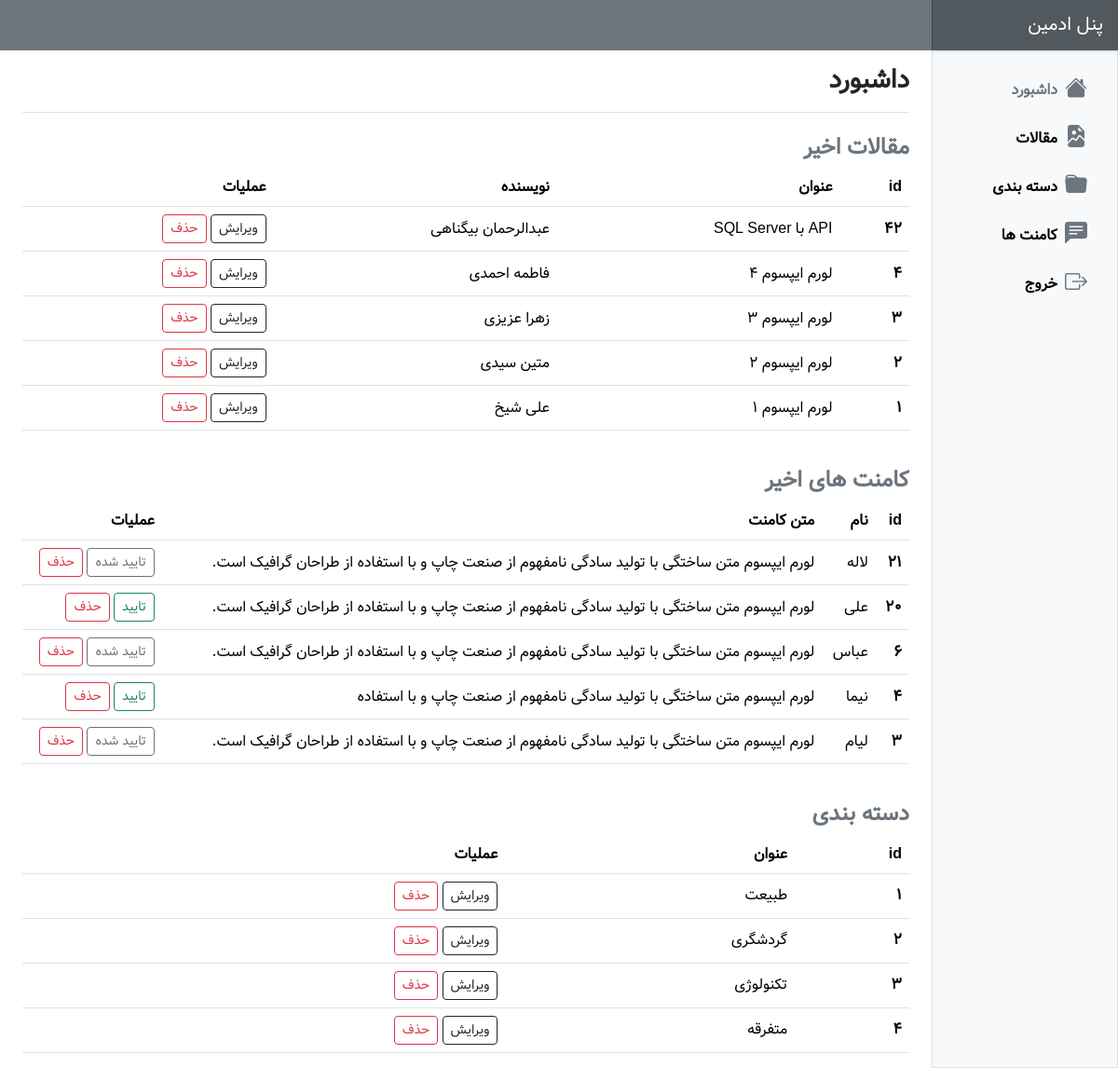
Page /panel-admin/index.php (signed in) on the committed database.
### tables this page shows
CREATE TABLE `posts` (
  `id` int(11) NOT NULL,
  `title` varchar(255) NOT NULL,
  `body` text NOT NULL,
  `category_id` int(11) NOT NULL,
  `author` varchar(255) NOT NULL,
  `image` varchar(255) NOT NULL
);

CREATE TABLE `comments` (
  `id` int(11) NOT NULL,
  `name` varchar(255) NOT NULL,
  `comment` varchar(255) NOT NULL,
  `post_id` int(11) NOT NULL,
  `status` tinyint(1) NOT NULL DEFAULT 0
);

CREATE TABLE `categories` (
  `id` int(11) NOT NULL,
  `title` varchar(255) NOT NULL
);

### panel-admin/index.php (the view, shortened to what this page needs)
<?php include "./include/layout/header.php";?>
<?php
$posts = $db->query("SELECT * FROM posts ORDER BY id DESC LIMIT 5");
$comments = $db->query("SELECT * FROM comments ORDER BY id DESC LIMIT 5");
$categories = $db->query("SELECT * FROM categories ");
?>
<div class="container-fluid">
    <div class="row">
        <?php
        include "./include/layout/sidebar.php";
        ?>
        <main class="col-md-9 ms-sm-auto col-lg-10 px-md-4">
            <div
                class="d-flex justify-content-between flex-wrap flex-md-nowrap align-items-center pt-3 pb-2 mb-3 border-bottom">
                <h1 class="fs-3 fw-bold">داشبورد</h1>
            </div>
            <div class="mt-4">
                <h4 class="text-secondary fw-bold">مقالات اخیر</h4>
                <?php if ($posts->rowCount() > 0): ?>
                    <div class="table-responsive small">
                        <table class="table table-hover align-middle">
                            <thead>
                                <tr>
                                    <th>id</th>
                                    <th>عنوان</th>
                                    <th>نویسنده</th>
                                    <th>عملیات</th>
                                </tr>
                            </thead>
                            <?php foreach ($posts as $post): ?>
                                <tbody>
                                    <tr>
                                        <th><?= $post['id'] ?></th>
                                        <td> <?= $post['title'] ?> </td>
                                        <td> <?= $post['author'] ?> </td>
                                        <td>
                                            <a href="./pages/posts/edit.php?id=<?= $post['id'] ?>" class="btn btn-sm btn-outline-dark">ویرایش</a>
                                            <a href="index.php?entity=post&action=delete&id=<?= $post['id'] ?>" class="btn btn-sm btn-outline-danger">حذف</a>
                                        </td>
                                    </tr>
                                </tbody>
                            <?php endforeach ?>
                        </table>
                    </div>
                <?php else : ?>
                    <div class="alert alert-danger"> مقاله ای یافت نشد. !!! </div>
                <?php endif ?>
            </div>
            <div class="mt-4">
                <h4 class="text-secondary fw-bold">کامنت های اخیر</h4>
                <?php if ($comments->rowCount() > 0): ?>
                    <div class="table-responsive small">
                        <table class="table table-hover align-middle">
                            <thead>
                                <tr>
                                    <th>id</th>
                                    <th>نام</th>
                                    <th>متن کامنت</th>
                                    <th>عملیات</th>
                                </tr>
                            </thead>
                            <?php foreach ($comments as $comment): ?>
                                <tbody>
                                    <tr>
                                        <th> <?= $comment['id'] ?> </th>
                                        <td> <?= $comment['name'] ?> </td>
                                        <td> <?= $comment['comment'] ?> </td>
                                        <td>
                                            <?php if(!$comment['status']):?>
                                                <a href="index.php?entity=comment&action=approve&id=<?= $comment['id'] ?>" class="btn btn-sm btn-outline-success">تایید </a>
                                            <?php else:?>
                                                <a href="#" class="btn btn-sm btn-outline-dark disabled">تایید شده</a>
                                            <?php endif?>
                                            <a href="index.php?entity=comment&action=delete&id=<?= $comment['id'] ?>" class="btn btn-sm btn-outline-danger">حذف</a>
                                        </td>
                                    </tr>
                                </tbody>
                            <?php endforeach ?>
                        </table>
                    </div>
                <?php else: ?>
                    <div class="alert alert-danger"> کامنتی یافت نشد. !!! </div>
                <?php endif ?>
            </div>
            <div class="mt-4">
                <h4 class="text-secondary fw-bold">دسته بندی</h4>
                <?php if ($categories->rowCount() > 0) : ?>
                    <div class="table-responsive small">
                        <table class="table table-hover align-middle">
                            <thead>
                                <tr>
                                    <th>id</th>
                                    <th>عنوان</th>
                                    <th>عملیات</th>
                                </tr>
                            </thead>
                            <?php foreach ($categories as $category) : ?>
                                <tbody>
                                    <tr>
                                        <th><?= $category['id'] ?></th>
                                        <td><?= $category['title'] ?></td>
                                        <td>
                                            <a href="./pages/categories/index.php?action=update&id=<?= $category['id'] ?>" class="btn btn-sm btn-outline-dark">ویرایش</a>
                                            <a href="index.php?entity=category&action=delete&id=<?= $category['id'] ?>" class="btn btn-sm btn-outline-danger">حذف</a>
                                        </td>
                                    </tr>
                                </tbody>
                            <?php endforeach ?>
                        <?php else : ?>
                            <div class="alert alert-danger"> دسته بندی ای یافت نشد. !!! </div>
                        <?php endif ?>
                        </table>
                    </div>
            </div>
        </main>
    </div>
</div>
<?php include "./include/layout/footer.php"; ?>

### panel-admin/assets/css/style.css (style rules this page uses)
body { font-family: "Vazir", sans-serif; }
td, th { font-size: 1rem; }

### rows in the picture
posts: id "42", title "API با SQL Server", author "عبدالرحمان بیگناهی"
posts: id "4", title "لورم ایپسوم 4", author "فاطمه احمدی"
posts: id "3", title "لورم ایپسوم 3", author "زهرا عزیزی"
posts: id "2", title "لورم ایپسوم 2", author "متین سیدی"
posts: id "1", title "لورم ایپسوم 1", author "علی شیخ"
comments: id "21", name "لاله", comment "لورم ایپسوم متن ساختگی با تولید سادگی نامفهوم از صنعت چاپ و با استفاده از طراحان گرافیک است.", status "تایید شده"
comments: id "20", name "علی", comment "لورم ایپسوم متن ساختگی با تولید سادگی نامفهوم از صنعت چاپ و با استفاده از طراحان گرافیک است."
comments: id "6", name "عباس", comment "لورم ایپسوم متن ساختگی با تولید سادگی نامفهوم از صنعت چاپ و با استفاده از طراحان گرافیک است.", status "تایید شده"
comments: id "4", name "نیما", comment "لورم ایپسوم متن ساختگی با تولید سادگی نامفهوم از صنعت چاپ و با استفاده"
comments: id "3", name "لیام", comment "لورم ایپسوم متن ساختگی با تولید سادگی نامفهوم از صنعت چاپ و با استفاده از طراحان گرافیک است.", status "تایید شده"
categories: id "1", title "طبیعت"
categories: id "2", title "گردشگری"
categories: id "3", title "تکنولوژی"
categories: id "4", title "متفرقه"
